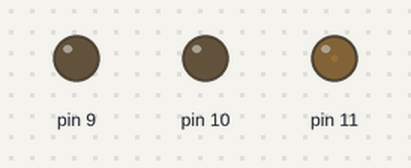
Recording of a sketch running on a simulated Arduino Uno, built with avr-gcc and run on an emulated ATmega328P. Parts: output pins drawn as LEDs (lit = HIGH).

Above: at 0.05 s.
At 2.15 s:
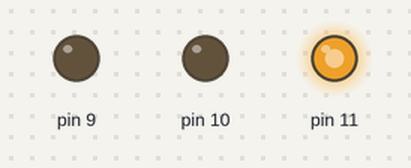
At 3.75 s:
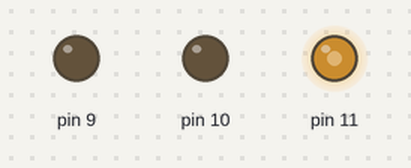
At 7.45 s:
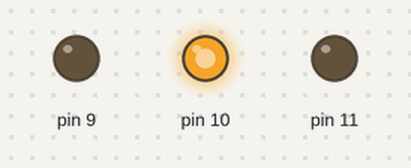
At 11.75 s:
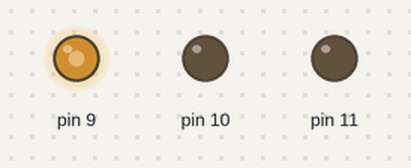
At 14.85 s:
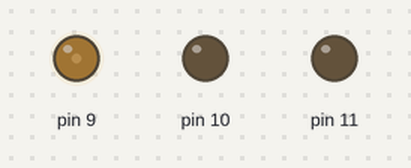
Timing chart, 0 to 20.0 s (numbered marks = the images above):
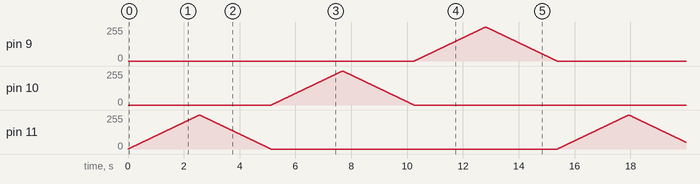

The sketch:

app.ino
```cpp
int leds[] = {11, 10, 9};

void setup(){
    for (auto &pin : leds){
        pinMode(pin, OUTPUT);
    }
}

void fade(int pin) {
    for(int i=0; i<=255; i++){
        analogWrite(pin, i);
        delay(10);
    }
    for(int i=255; i>=0; i--){
        analogWrite(pin,i);
        delay(10);
    }
}

void loop() {
    for(auto &pin : leds){
        fade(pin);
    }
}
```
